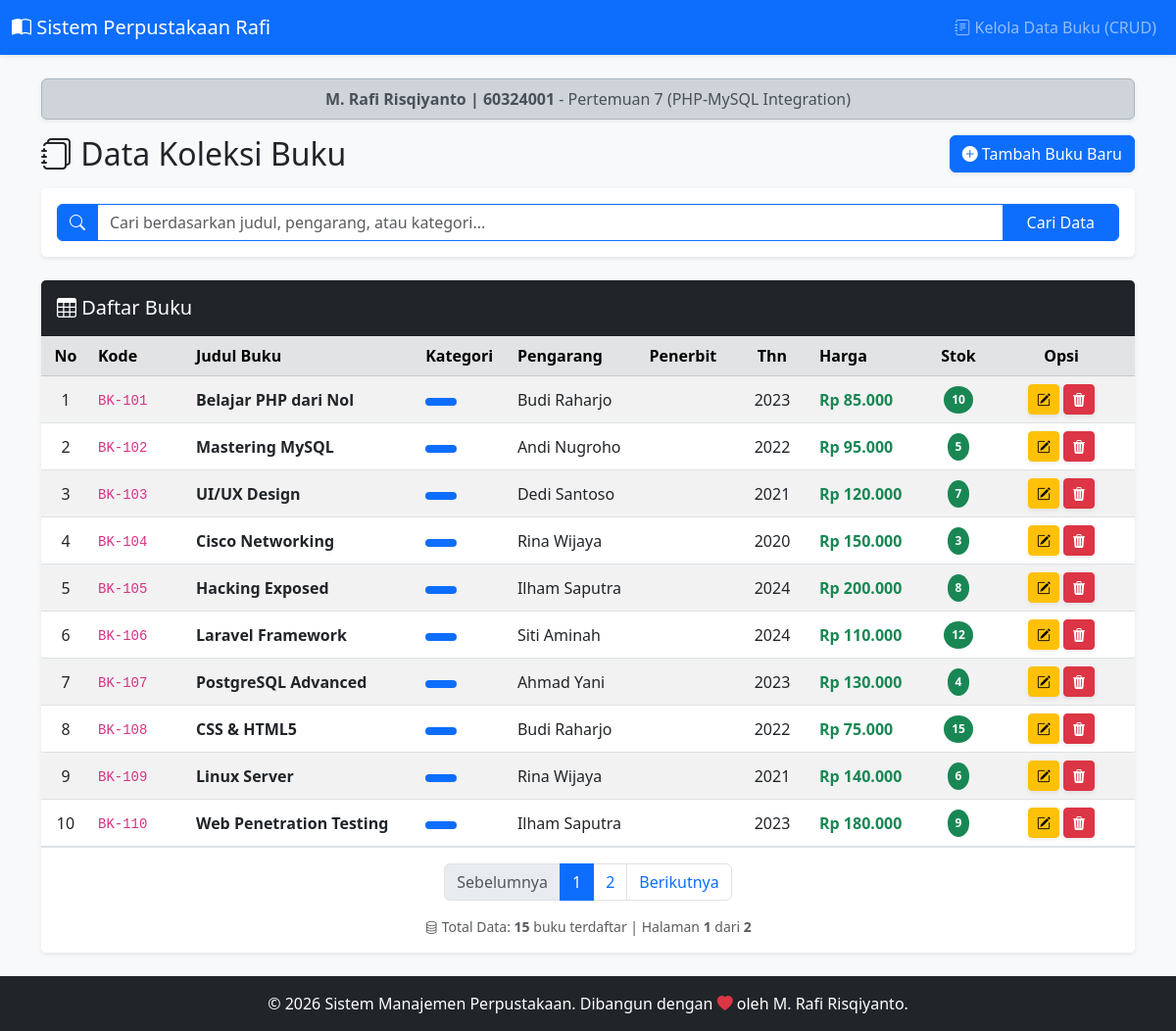
The app's page /modules/buku/index.php with its own data.
### tables this page shows
CREATE TABLE buku (
    id_buku INT AUTO_INCREMENT PRIMARY KEY,
    kode_buku VARCHAR(20) UNIQUE NOT NULL,
    judul VARCHAR(200) NOT NULL,
    id_kategori INT NOT NULL,
    id_penerbit INT NOT NULL,
    id_rak INT,  
    pengarang VARCHAR(100) NOT NULL,
    tahun_terbit INT NOT NULL,
    isbn VARCHAR(20),
    harga DECIMAL(10,2) NOT NULL,
    stok INT NOT NULL DEFAULT 0,
    is_deleted BOOLEAN DEFAULT FALSE,
    created_at TIMESTAMP DEFAULT CURRENT_TIMESTAMP,
    updated_at TIMESTAMP DEFAULT CURRENT_TIMESTAMP ON UPDATE CURRENT_TIMESTAMP,
    FOREIGN KEY (id_kategori) REFERENCES kategori_buku(id_kategori),
    FOREIGN KEY (id_penerbit) REFERENCES penerbit(id_penerbit),
    FOREIGN KEY (id_rak) REFERENCES rak(id_rak)
);

### modules/buku/index.php (the view, shortened to what this page needs)
<?php
require_once '../../config/database.php';
require_once '../../includes/header.php';
$limit = 10;
$page = isset($_GET['page']) ? (int)$_GET['page'] : 1;
$offset = ($page - 1) * $limit;
$search = isset($_GET['search']) ? sanitize($_GET['search']) : '';
if (!empty($search)) {
    $query = "SELECT * FROM buku
              WHERE judul LIKE ? OR pengarang LIKE ? OR kategori LIKE ?
              ORDER BY created_at DESC
              LIMIT ? OFFSET ?";
    $search_param = "%$search%";
    $stmt = $conn->prepare($query);
    $stmt->bind_param("sssii", $search_param, $search_param, $search_param, $limit, $offset);
    $stmt->execute();
    $result = $stmt->get_result();
    $count_query = "SELECT COUNT(*) as total FROM buku
                    WHERE judul LIKE ? OR pengarang LIKE ? OR kategori LIKE ?";
    $stmt_count = $conn->prepare($count_query);
    $stmt_count->bind_param("sss", $search_param, $search_param, $search_param);
    $stmt_count->execute();
    $total_rows = $stmt_count->get_result()->fetch_assoc()['total'];
} else {
    $query = "SELECT * FROM buku ORDER BY created_at DESC LIMIT ? OFFSET ?";
    $stmt = $conn->prepare($query);
    $stmt->bind_param("ii", $limit, $offset);
    $stmt->execute();
    $result = $stmt->get_result();
    $total_rows = $conn->query("SELECT COUNT(*) as total FROM buku")->fetch_assoc()['total'];
}
$total_pages = ceil($total_rows / $limit);
?>
<div class="container">
    <div class="row mb-3 align-items-center">
        <div class="col-md-6">
            <h2 class="mb-0"><i class="bi bi-journals"></i> Data Koleksi Buku</h2>
        </div>
        <div class="col-md-6 text-end">
            <a href="create.php" class="btn btn-primary shadow-sm">
                <i class="bi bi-plus-circle-fill"></i> Tambah Buku Baru
            </a>
        </div>
    </div>
    <div class="card mb-4 shadow-sm border-0">
        <div class="card-body bg-white rounded">
            <form method="GET" action="">
                <div class="input-group">
                    <span class="input-group-text bg-primary text-white border-primary"><i class="bi bi-search"></i></span>
                    <input type="text" class="form-control border-primary" name="search" value="<?php echo htmlspecialchars($search); ?>" placeholder="Cari berdasarkan judul, pengarang, atau kategori...">
                    <button class="btn btn-primary px-4" type="submit">Cari Data</button>
                </div>
            </form>
        </div>
    </div>
    <div class="card shadow-sm border-0">
        <div class="card-header bg-dark text-white d-flex justify-content-between align-items-center py-3">
            <h5 class="mb-0">
                <i class="bi bi-table"></i> Daftar Buku
            </h5>
        </div>
        <div class="card-body p-0">
            <?php if ($result->num_rows > 0): ?>
            <div class="table-responsive">
                <table class="table table-hover table-striped mb-0 align-middle">
                    <thead class="table-secondary">
                        <tr>
                            <th width="50" class="text-center">No</th>
                            <th width="100">Kode</th>
                            <th>Judul Buku</th>
                            <th>Kategori</th>
                            <th>Pengarang</th>
                            <th>Penerbit</th>
                            <th width="80" class="text-center">Thn</th>
                            <th width="120">Harga</th>
                            <th width="60" class="text-center">Stok</th>
                            <th width="150" class="text-center">Opsi</th>
                        </tr>
                    </thead>
                    <tbody>
                        <?php
                        $no = $offset + 1;
                        while ($row = $result->fetch_assoc()):
                        ?>
                        <tr>
                            <td class="text-center"><?php echo $no++; ?></td>
                            <td><code><?php echo htmlspecialchars($row['kode_buku']); ?></code></td>
                            <td><strong><?php echo htmlspecialchars($row['judul']); ?></strong></td>
                            <td>
                                <span class="badge bg-primary rounded-pill px-3">
                                </span>
                            </td>
                            <td><?php echo htmlspecialchars($row['pengarang']); ?></td>
                            <td><small class="text-muted"><?php echo htmlspecialchars($row['penerbit']); ?></small></td>
                            <td class="text-center"><?php echo $row['tahun_terbit']; ?></td>
                            <td class="text-success fw-bold">Rp <?php echo number_format($row['harga'], 0, ',', '.'); ?></td>
                            <td class="text-center">
                                <?php if ($row['stok'] > 0): ?>
                                    <span class="badge bg-success rounded-circle p-2"><?php echo $row['stok']; ?></span>
                                <?php else: ?>
                                    <span class="badge bg-danger">Habis</span>
                                <?php endif; ?>
                            </td>
                            <td class="text-center">
                                <a href="edit.php?id=<?php echo $row['id_buku']; ?>" class="btn btn-sm btn-warning shadow-sm">
                                    <i class="bi bi-pencil-square"></i>
                                </a>
                                <a href="delete.php?id=<?php echo $row['id_buku']; ?>" class="btn btn-sm btn-danger shadow-sm" onclick="return confirm('Peringatan: Anda yakin ingin menghapus buku \'<?php echo addslashes($row['judul']); ?>\' dari database secara permanen?')">
                                    <i class="bi bi-trash3-fill"></i>
                                </a>
                            </td>
                        </tr>
                        <?php endwhile; ?>
                    </tbody>
                </table>
            </div>
            <div class="card-footer bg-white border-top py-3">
                <?php if ($total_pages > 1): ?>
                <nav aria-label="Navigasi Halaman">
                    <ul class="pagination justify-content-center mb-3">
                        <li class="page-item <?php echo ($page <= 1) ? 'disabled' : ''; ?>">
                            <a class="page-link" href="?page=<?php echo ($page - 1); ?><?php echo !empty($search) ? '&search=' . urlencode($search) : ''; ?>">Sebelumnya</a>
                        </li>
                        <?php for ($i = 1; $i <= $total_pages; $i++): ?>
                        <li class="page-item <?php echo ($page == $i) ? 'active' : ''; ?>">
                            <a class="page-link" href="?page=<?php echo $i; ?><?php echo !empty($search) ? '&search=' . urlencode($search) : ''; ?>"><?php echo $i; ?></a>
                        </li>
                        <?php endfor; ?>
                        <li class="page-item <?php echo ($page >= $total_pages) ? 'disabled' : ''; ?>">
                            <a class="page-link" href="?page=<?php echo ($page + 1); ?><?php echo !empty($search) ? '&search=' . urlencode($search) : ''; ?>">Berikutnya</a>
                        </li>
                    </ul>
                </nav>
                <?php endif; ?>
                <div class="text-center text-muted small">
                    <i class="bi bi-database"></i>
                    Total Data: <strong><?php echo $total_rows; ?></strong> buku terdaftar
                    | Halaman <strong><?php echo $page; ?></strong> dari <strong><?php echo max(1, $total_pages); ?></strong>
                </div>
            </div>
            <?php endif; ?>
        </div>
    </div>
</div>
<?php
require_once '../../includes/footer.php';
?>

### includes/header.php (style rules this page uses)
body { min-height: 100vh; display: flex; flex-direction: column; background-color: #f8f9fa; }

### records on screen
buku: kode_buku "BK-101", judul "Belajar PHP dari Nol", pengarang "Budi Raharjo", tahun_terbit "2023", harga "85.000", stok "10"
buku: kode_buku "BK-102", judul "Mastering MySQL", pengarang "Andi Nugroho", tahun_terbit "2022", harga "95.000", stok "5"
buku: kode_buku "BK-103", judul "UI/UX Design", pengarang "Dedi Santoso", tahun_terbit "2021", harga "120.000", stok "7"
buku: kode_buku "BK-104", judul "Cisco Networking", pengarang "Rina Wijaya", tahun_terbit "2020", harga "150.000", stok "3"
buku: kode_buku "BK-105", judul "Hacking Exposed", pengarang "Ilham Saputra", tahun_terbit "2024", harga "200.000", stok "8"
buku: kode_buku "BK-106", judul "Laravel Framework", pengarang "Siti Aminah", tahun_terbit "2024", harga "110.000", stok "12"
buku: kode_buku "BK-107", judul "PostgreSQL Advanced", pengarang "Ahmad Yani", tahun_terbit "2023", harga "130.000", stok "4"
buku: kode_buku "BK-108", judul "CSS & HTML5", pengarang "Budi Raharjo", tahun_terbit "2022", harga "75.000", stok "15"
buku: kode_buku "BK-109", judul "Linux Server", pengarang "Rina Wijaya", tahun_terbit "2021", harga "140.000", stok "6"
buku: kode_buku "BK-110", judul "Web Penetration Testing", pengarang "Ilham Saputra", tahun_terbit "2023", harga "180.000", stok "9"

### other values on screen
$total_rows "15"
$page "1"
max(1, $total_pages) "2"
